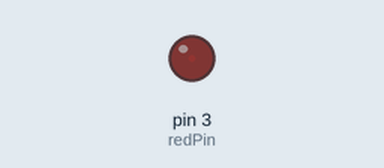
This sketch was run on a simulated Arduino Uno, built with avr-gcc and run on an emulated ATmega328P. On the bench: output pins drawn as LEDs (lit = HIGH).

Above: at 0.05 s.
At 3.45 s:
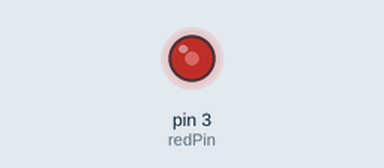
At 6.95 s:
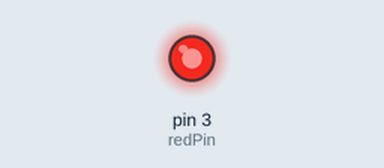
At 13.85 s:
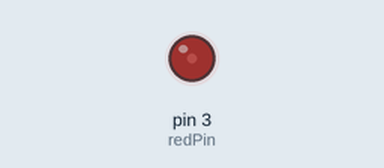
Timing chart, 0 to 19.9 s (numbered marks = the images above):
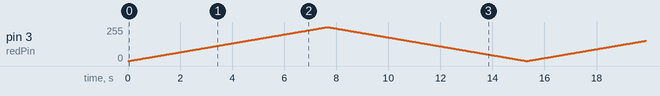

The sketch:

0429_fadeled_____.ino
```cpp
int redPin = 3;
int brightness = 0;
int fadeAmount = 1;

//코드 실행시 한번만 실행
void setup()
  // 핀 번호 2을 출력으로 선언
{
  pinMode(redPin, OUTPUT);
}

//반복구문
void loop()
{
analogWrite(redPin, brightness);
brightness = brightness + fadeAmount;

if (brightness <= 0 || brightness >= 255) {
fadeAmount = -fadeAmount;
}

delay (30);

}
```
